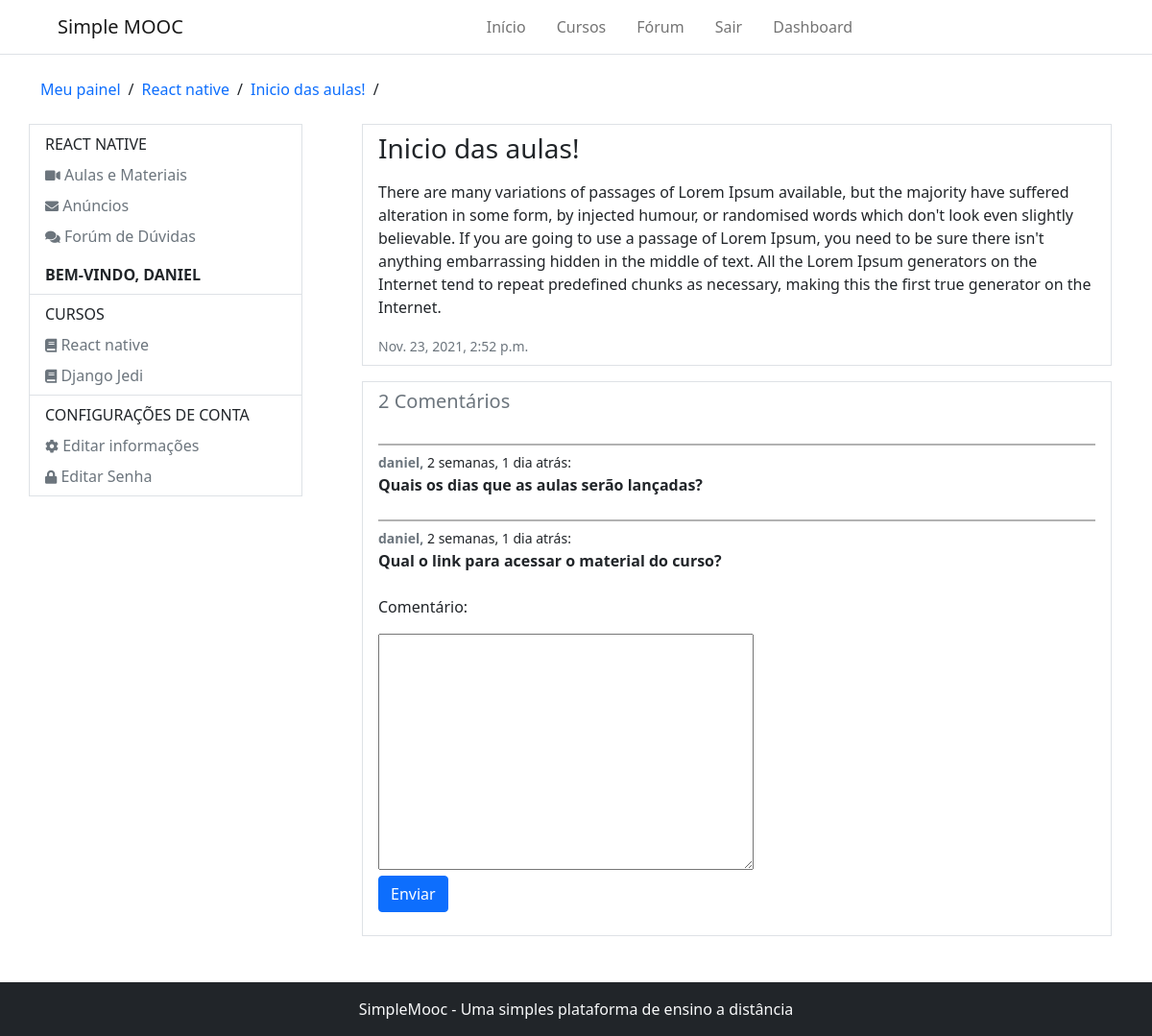
Before: /accounts/react-native/anuncios/2/ (signed in) with the older database file.
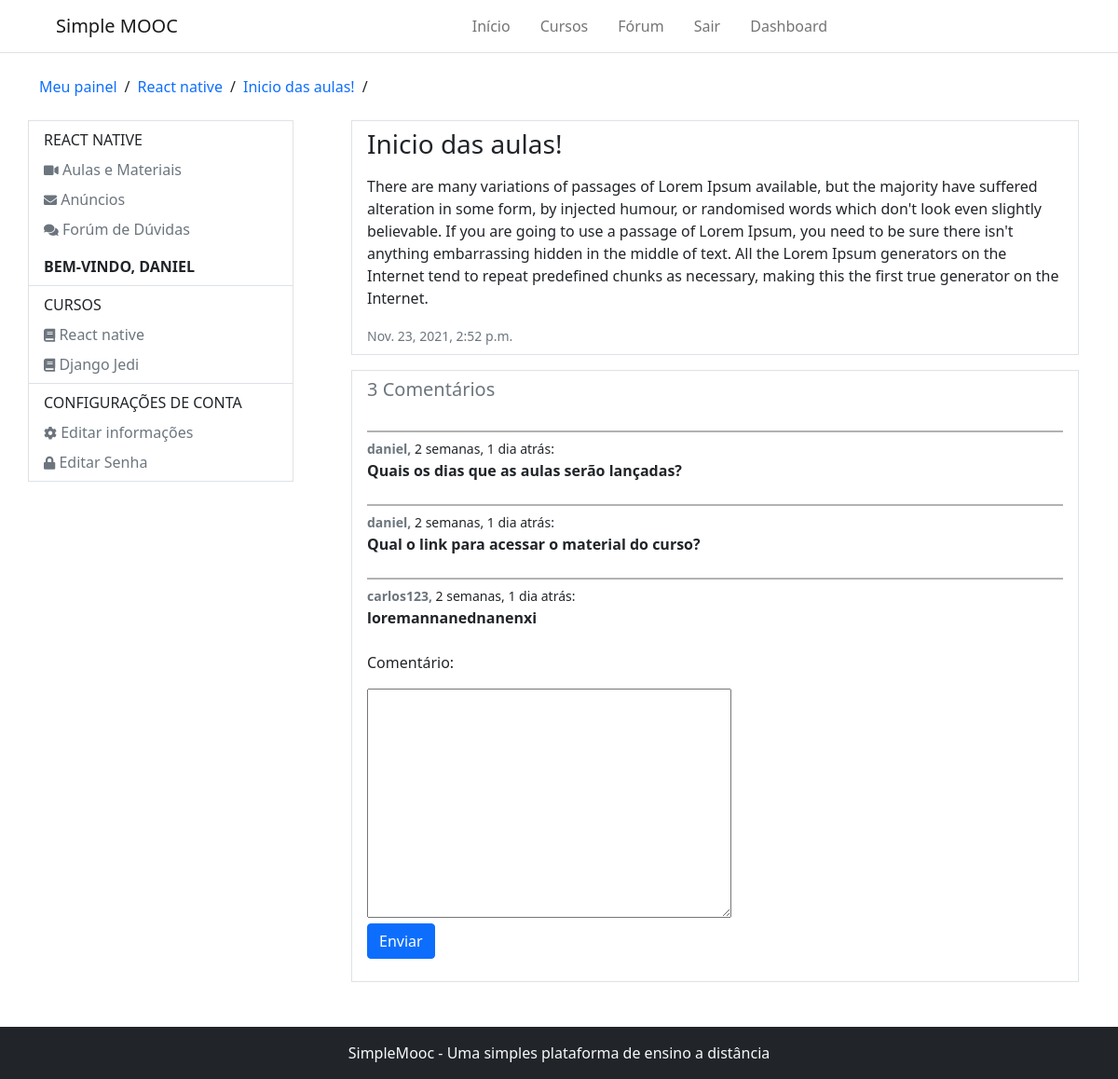
After: the same page with the newer database file.
### Courses/models.py (models this page shows, shortened)
class subscribe(models.Model):
    STATUS_CHOICES = (
        (0, 'Análise'),
        (1, 'Aprovado'),
        (2, 'Cancelado'),
    )
    user = models.ForeignKey(settings.AUTH_USER_MODEL, on_delete=models.CASCADE, verbose_name='Usuário')
    course = models.ForeignKey(Course, on_delete=models.CASCADE, verbose_name='Curso')
    status = models.IntegerField(choices=STATUS_CHOICES, default=0, blank=True, verbose_name='Situação')
    created_at = models.DateTimeField(auto_now_add=True, verbose_name='Criado em')
    update_at = models.DateTimeField(auto_now=True, verbose_name='Atualizado em')
    def is_approved(self):
        return self.status == 1
    class Meta:
        verbose_name = 'Inscrição'
        verbose_name_plural = 'Inscrições'
        unique_together = (('user', 'course'),)

class Course(models.Model):
    name_course = models.CharField(max_length=50, verbose_name='Nome do curso')
    slug_course = models.SlugField(verbose_name='Atalho', blank=True)
    description_course = models.CharField(max_length=255, verbose_name='Descrição do curso')
    about_course = models.TextField(verbose_name='Sobre o curso')
    image_course = models.ImageField(upload_to='course_img/%Y/%m/%d', verbose_name='Imagem', null=True, blank=True)
    created_at = models.DateTimeField(auto_now_add= True, verbose_name='Data de criação')
    update_at = models.DateTimeField(auto_now=True, verbose_name='Data de atualização')
    objects = CourseManager()
    def __str__(self):
        return self.name_course
    def course_adverts_url(self):
        return reverse('course-adverts', args=[self.slug_course])
    class Meta:
        verbose_name = 'curso'
        verbose_name_plural = 'cursos'

class Comment(models.Model):
    advert = models.ForeignKey(Advert, on_delete=models.CASCADE, verbose_name='Anúncio', related_name='Comments')
    user = models.ForeignKey(settings.AUTH_USER_MODEL, on_delete=models.CASCADE, verbose_name='usuário')
    comment = models.TextField(verbose_name='Comentário')
    created_at = models.DateTimeField(auto_now_add=True, verbose_name='Criado em')
    update_at = models.DateTimeField(auto_now=True, verbose_name='Atualizado em')
    class Meta:
        verbose_name = 'Comentário'
        verbose_name_plural = 'Comentários'

### Accounts/models.py (models this page shows, shortened)
class User(AbstractBaseUser, PermissionsMixin):
    username = models.CharField(max_length=50, verbose_name='Nome de usuário', unique=True,
        validators=[validators.RegexValidator(re.compile('^[\w.@+-]+$'),
        'O nome de usuário só pode conter letras números, ou os seguintes caracteres: @/./+/-/_',
        'invalid')]
    )
    email = models.EmailField(unique=True, verbose_name='E-mail')
    full_name = models.CharField(max_length=100, blank=True, verbose_name='Nome completo')
    is_active = models.BooleanField(blank=True, default=True, verbose_name='Está ativo?')
    is_staff = models.BooleanField(blank=True, default=False, verbose_name='Pertence a equipe?')
    date_joined = models.DateTimeField(auto_now_add=True, verbose_name='Data de entrada')
    objects = UserManager()
    USERNAME_FIELD = 'username'
    REQUIRED_FIELDS = ['email', 'full_name']
    def __str__(self):
        return self.username
    class Meta:
        verbose_name = 'Usuário'
        verbose_name_plural = 'Usuários'

### Accounts/decorators.py (the view)
    def wrapper(request, *args, **kwargs):
        slug = kwargs.get('slug')
        course = get_object_or_404(Course, slug_course=slug)
        try:
            subscriber = get_object_or_404(subscribe, user=request.user, course=course)
        except:
            messages.error(request, 'Desculpe, mas você não tem permissão para acessar essa página')
            return redirect('dashboard')
        if not subscriber.is_approved():
            messages.error(request, 'A sua inscrição no curso ainda está pendente')
            return redirect('dashboard')
        request.course = course
        return detail_advert(request, *args, **kwargs)

### Accounts/forms.py
class CommentForm(forms.ModelForm):
    class Meta:
        model = Comment
        fields = ('comment',)

### Accounts/views.py (called while the page is built, shortened)
@login_required
@subscription_required
def detail_advert(request, slug, id_advert):
    course = request.course
    advert = get_object_or_404(Advert, pk=id_advert)
    comment_form = CommentForm(request.POST or None)
    return render(request, 'registration/detail_advert.html', {'course': course, 'advert': advert, 'comment_form': comment_form})

### Courses/models.py (called while the page is built)
    def __str__(self):
        return self.title

### Courses/templatetags/courses_tags.py (called while the page is built)
@register.inclusion_tag('partials/_my_courses.html')
def user_courses(user):
    registrations = subscribe.objects.order_by('-id').filter(user=user)
    return {'registrations': registrations}

### Accounts/templates/registration/detail_advert.html (shortened to what this page needs)
{% extends 'registration/course_adverts.html' %}
{% block 'breadcrumbs' %}
    {{ block.super }}
    <li><a href="{{ course.course_adverts_url }}" class="text-decoration-none">{{ advert }}</a></li>
    <li>/</li>
{% endblock %}
{% block 'dashboard-main' %}
    <div class="border border-1 px-3 py-2">
        <h1 class="fs-3 mb-3">{{ advert }}</h1>
        <p>{{ advert.content|linebreaks }}</p>
        <small class="text-muted">{{ advert.created_at }}</small>
    </div>
    <div class='mt-3 d-flex flex-column gap-4 border border-1 px-3 py-2'>
        {% with comments_count=advert.Comments.count %}
            <h1 class="fs-5 text-muted">{{ comments_count }} Comentário{{ comments_count|pluralize }}</h1>
        {% endwith %}
        {% for comment in advert.Comments.all %}
            <div style="border-top: 2px solid rgba(0, 0, 0, 0.3); padding-top: 5px;">
                <small>
                    <span class='fw-bold text-muted'>{{ comment.user }}, </span> {{ comment.created_at|timesince }} atrás:
                </small>
                <p class="m-0 fw-bold">{{ comment.comment }}</p>
            </div>
        {% endfor %}
        <form method="post">
            {% for field in comment_form %}
                <p>{{ field.label_tag }}</p>
                {{ field }}
            {% endfor %}
            <p><button class="btn btn-primary">Enviar</button></p>
        </form>
    </div>
{% endblock %}

### templates/partials/_my_courses.html
{% for subscribe in registrations %}
    <li class="nav-item">
        <a class="nav-link px-0 link-secondary pb-0" aria-current="page" href="{{ subscribe.course.course_user_url }}">
            <i class="fas fa-book" style="font-size: 14px"></i> {{ subscribe.course }}
        </a>
    </li>
{% empty %}
    <p class="text-muted">Você não está escrito em nenhum curso</p>
{% endfor %}

Changed rows visible on the page:
added Comment: user "carlos123", created_at "2 semanas, 1 dia", comment "loremannanednanenxi"
Other visible differences:
{{ comments_count }}: "2" → "3"
